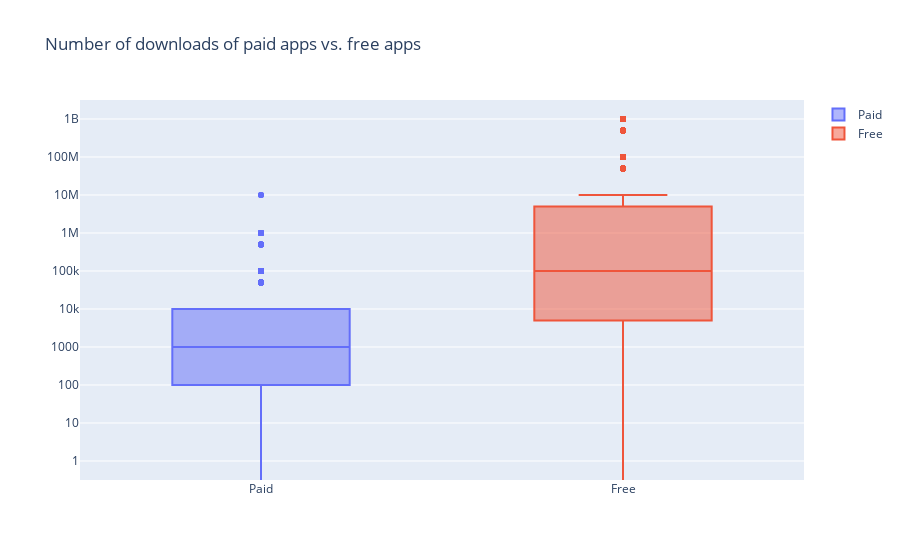

Notebook code cell kept with this figure:
### Markdown cell above
## 8. Popularity of paid apps vs free apps
<p>For apps in the Play Store today, there are five types of pricing strategies: free, freemium, paid, paymium, and subscription. Let's focus on free and paid apps only. Some characteristics of free apps are:</p>
<ul>
<li>Free to download.</li>
<li>Main source of income often comes from advertisements.</li>
<li>Often created by companies that have other products and the app serves as an extension of those products.</li>
<li>Can serve as a tool for customer retention, communication, and customer service.</li>
</ul>
<p>Some characteristics of paid apps are:</p>
<ul>
<li>Users are asked to pay once for the app to download and use it.</li>
<li>The user can't really get a feel for the app before buying it.</li>
</ul>
<p>Are paid apps are installed as much as free apps? It turns out that paid apps have a relatively lower number of installs than free apps, though the difference is not as stark as I would have expected!</p>

### Code cell
trace0 = go.Box(
    # Data for paid apps
    y=apps['Installs'][apps['Type'] == 'Paid'],
    name = 'Paid'
)

trace1 = go.Box(
    # Data for free apps
    y=apps['Installs'][apps['Type'] == 'Free'],
    name = 'Free'
)

layout = go.Layout(
    title = "Number of downloads of paid apps vs. free apps",
    yaxis = dict(
        type = 'log',
        autorange = True
    )
)

# Add trace0 and trace1 to a list for plotting
data = [trace0, trace1]
plotly.offline.iplot({'data': data, 'layout': layout})

### Figure 1 — Plotly figure (JSON) as saved in the notebook; plotly's stock layout.template omitted (floating-point values rounded to 4 significant figures; data arrays with more than 128 entries replaced by an {"elided": "..."} marker saying what was removed)
{"data": [{"name": "Paid", "y": {"elided": "765 int values"}, "type": "box"}, {"name": "Free", "y": {"elided": "9592 int values"}, "type": "box"}], "layout": {"title": {"text": "Number of downloads of paid apps vs. free apps"}, "yaxis": {"autorange": true, "type": "log"}}}
